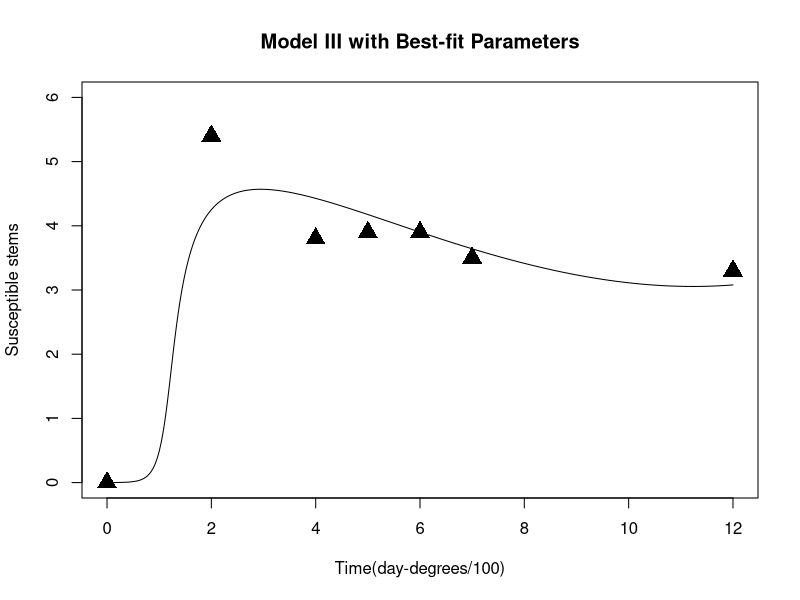
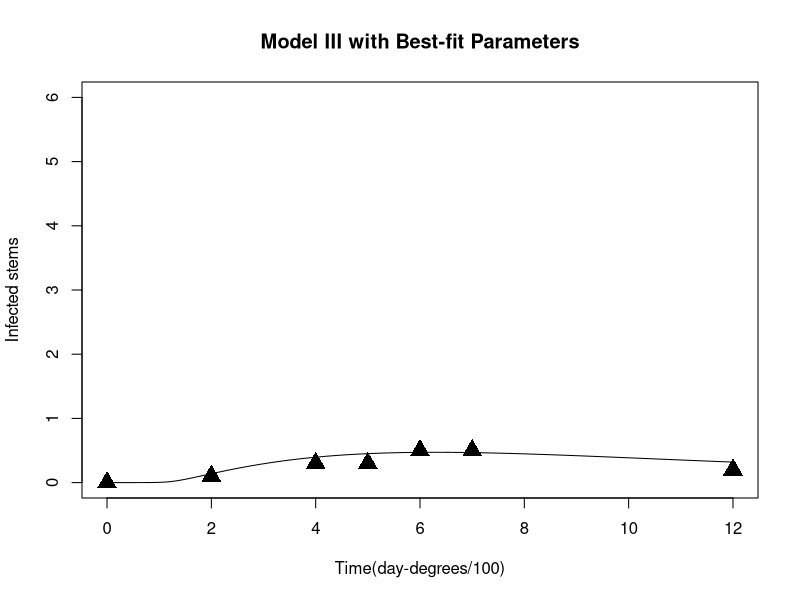

Write the R code that produced these figures, in order. (Note: this script raises an error after producing the figures.)
# ******************************
# This should be a single R script which reproduces the best fit parameters
# and all plots in the poster, and must run without any changes needed. 
# 
# The code should be tidy and well commented on what each aspect is implementing. 
# 
# Clearly indicate which element of the poster or which figure each part of 
# the code is producing. 
# 
# All code should be understood by all group members.
# 
# Group Number  |  Model  |  High/low density  
#      30       |   III   |        low
# ******************************


# ******************************
# Existing Data
# ******************************

# estimated experimental values of data points in Figure 2
time_data <- c(0, 2, 4, 5, 6, 7, 12) # Time(day-degrees/100)
S_data    <- c(0.0, 5.4, 3.8, 3.9, 3.9, 3.5, 3.3) # Susceptible stems
I_data    <- c(0.0, 0.1, 0.3, 0.3, 0.5, 0.5, 0.2) # Infected stems

# best-fit parameters for Model III Low density in Table 2
b       <- 0.0005
kappa   <- 11.725
lambda0 <- 0.064
mu      <- 0.140
alpha1  <- 0.721
alpha2  <- 0.261
alpha3  <- 0.0003
d       <- 0.215
# corresponding performance 
RSS     <- 10.73
df      <- 9


# ******************************
# Task 1 
# For your prescribed Model of f(I, S), solve the ODEs numerically in R with
# zero as initial conditions using the best-fit values for the parameters given
# in Table 2 of the article.
# ******************************

# library for solving differential equations
library(deSolve) 

# define the ODE system function
model3 = function(t, y, pars){
    with(as.list(c(y, pars)), {
        # Model III System 
        dS = b * (kappa - (S + I + R)) - L * S - 
            (alpha1 * I^2 - alpha2 * I) / (alpha3 + I^2)
        dI = L * S - d * I 
        dR = d * I 
        dL = - mu * L 

        return(list(c(dS, dI, dR, dL)))
    })
}

# define the parameter using the best-fit values
pars = c(
    b       = b       ,
    kappa   = kappa   ,
    lambda0 = lambda0 ,
    mu      = mu      ,
    alpha1  = alpha1  ,
    alpha2  = alpha2  ,
    alpha3  = alpha3  ,
    d       = d       
)

# set the initial condition for y 
yini = c(
    S = 0,
    I = 0,
    R = 0,
    L = lambda0 # lambda
)

# define the times to store the solution
times <- seq(0, 12, by = 0.01)

# Call the ODE solver and print the summary of the solution
out1  <- ode(yini, times, model3, pars)
summary(out1)

# plot numerical solution of the ODE system 
# plot the predicted susceptible stems
plot(
  out1[,1], out1[,2], type = "l", 
  xlim = c(0, 12), ylim = c(0, 6), 
  xlab = "Time(day-degrees/100)", ylab = "Susceptible stems", 
  main = "Model III with Best-fit Parameters"
)
points(time_data, S_data, pch = 17, cex = 2)
# plot the predicted infected stems
plot(
  out1[,1], out1[,3], type = "l", 
  xlim = c(0, 12), ylim = c(0, 6), 
  xlab = "Time(day-degrees/100)", ylab = "Infected stems", 
  main = "Model III with Best-fit Parameters"
)
points(time_data, I_data, pch = 17, cex = 2)


# ******************************
# Task 2 
# With your estimates of the data points, determine the best-fit for the 
# parameters with f(I, S) for your Model. 
# Compare your best-fit parameters with Table 2.
# Include the RSS errors for your fits (high and low density for both S and I). 
# Plot the solution of the ODEs with (simultaneously) your best-fit values, 
# the article’s best-fit values, and also your data points.
# ******************************

# library for least squares fit using levenberg-marquart algorithm
library(minpack.lm) 
# library for reshaping data (tall-narrow <-> short-wide)
library(reshape2) 

# preprocess for experimental data 
experiment_df = data.frame(time_data, S_data, I_data)
names(experiment_df) = c("time", "S", "I")

ssq = function(pars){
    # define the parameter, fixing b kappa mu & alpha3
    parameters = c(
        b       = b                      ,
        kappa   = kappa                  ,
        lambda0 = unname(pars['lambda0']),
        mu      = mu                     ,
        alpha1  = unname(pars['alpha1']) ,
        alpha2  = unname(pars['alpha2']) ,
        alpha3  = unname(pars['alpha3']) ,
        d       = unname(pars['d'])      
    )
  
    # initial values for y 
    yini = c(
        S = 0,
        I = 0,
        R = 0,
        L = unname(pars['lambda0'])
    )

    # define the times which have already included the experimental time points
    # times <- c(seq(0, 12, by = 0.01), experiment_df$time)
    # times = sort(unique(times)) 
    times <- seq(0, 12, by = 0.01)

    # solve ODE for a given set of parameters
    out  <- ode(yini, times, model3, parameters)

    # Filter data that contains experimental time points
    out_df = data.frame(out)
    out_df = out_df[out_df$time %in% time_data, c("time", "S", "I")]
    
    # Evaluate predicted vs experimental residual
    pred_df = melt(out_df, id.var="time", variable.name="y", value.name="stems")
    exp_df = melt(experiment_df, id.var="time", variable.name="y",value.name="stems")
    ssqres = (pred_df$stems - exp_df$stems)

    # return predicted vs experimental residual
    return(ssqres)
    
}

# parameter fitting using levenberg marquart algorithm
# initial guess for parameters
init_pars = c(
    lambda0 = 0.05,
    alpha1  = 0.8,
    alpha2  = 0.3,
    alpha3  = 0.001,
    d       = 0.2
)
# fit and print the summary
fit_val = nls.lm(par = init_pars, fn = ssq)
summary(fit_val)

# print fitted parameter from estimated data points
# Best-fit values: λ₀, α₁, α₂, d
par_est = as.list(coef(fit_val))
print(par_est)

# setting the fitted parameters and initial condition of y 
esti_pars = c(
    b       = b              ,
    kappa   = kappa          ,
    lambda0 = par_est$lambda0,
    mu      = mu             ,
    alpha1  = par_est$alpha1 ,
    alpha2  = par_est$alpha2 ,
    alpha3  = par_est$alpha3 ,
    d       = par_est$d       
)
esti_yini = c(
    S = 0,
    I = 0,
    R = 0,
    L = par_est$lambda0
)

# define the times 
times <- seq(0, 12, by = 0.01)

# solve ODE using the fitted parameters and print the summary
out2  <- ode(esti_yini, times, model3, esti_pars)
summary(out2)

# Calculate the Total RSS and RSS for S and I separately
# Filter data that contains experimental time points
out2_df = data.frame(out2)
out2_df = out2_df[out2_df$time %in% time_data, c("time", "S", "I")]
# Evaluate predicted vs experimental residual
pred_df = melt(out2_df, id.var="time", variable.name="y", value.name="stems")
exp_df = melt(experiment_df, id.var="time", variable.name="y",value.name="stems")
print(paste("Total RSS:",  sum((pred_df$stems - exp_df$stems)^2) ))
print(paste("RSS for S:",  sum((out2_df$S - experiment_df$S)^2) ))
print(paste("RSS for I:",  sum((out2_df$I - experiment_df$I)^2) ))

# Predicted S and I at each time point (0,2,4,5,6,7,12)
print(out2_df)

# Plot the solution of the ODEs with our best-fit values, 
# the article’s best-fit values, and also your data points.
# plot the predicted susceptible stems
plot(
  out1[,1], out1[,2], type = "l", col = "blue", lwd = 2.5,
  xlim = c(0, 12), ylim = c(0, 6), 
  xlab = "Time(day-degrees/100)", ylab = "Susceptible stems", 
  main = "Model III"
)
lines(out2[,1], out2[,2], type = "l", col = "green", lwd = 2.5)
points(time_data, S_data, pch = 17, cex = 2)
legend("topright", legend = c( "papaer's best-fit","our best-fit"),
    col = c("blue", "green"), lwd = 2.5)
# plot the predicted infected stems
plot(
  out1[,1], out1[,3], type = "l", col = "blue", lwd = 2.5,
  xlim = c(0, 12), ylim = c(0, 6), 
  xlab = "Time(day-degrees/100)", ylab = "Infected stems", 
  main = "Model III"
)
lines(out2[,1], out2[,3], type = "l", col = "green", lwd = 2.5)
points(time_data, I_data, pch = 17, cex = 2)
legend("topright", legend = c( "papaer's best-fit","our best-fit"),
    col = c("blue", "green"), lwd = 2.5)


# ******************************
# Task 3 
# Sensitivity Analysis
# ******************************
